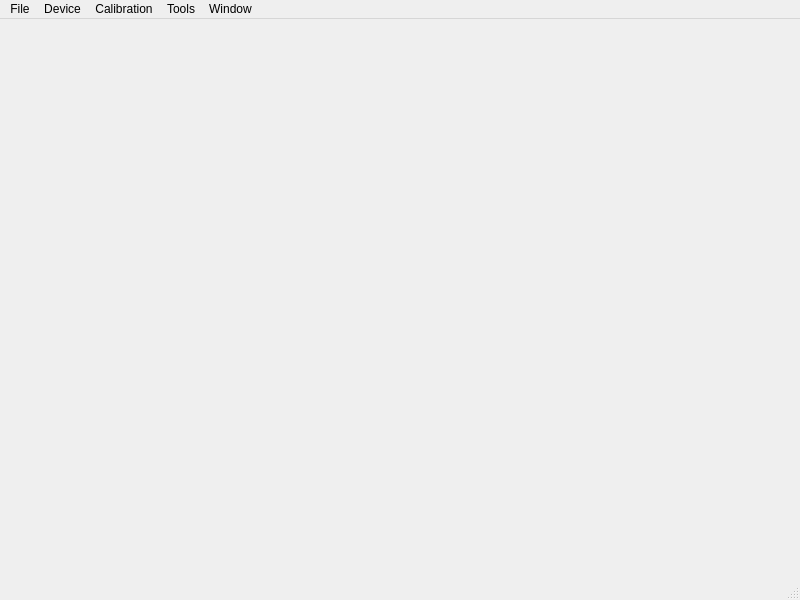
<?xml version="1.0" encoding="UTF-8"?>
<ui version="4.0">
 <class>MainWindow</class>
 <widget class="QMainWindow" name="MainWindow">
  <property name="geometry">
   <rect>
    <x>0</x>
    <y>0</y>
    <width>800</width>
    <height>600</height>
   </rect>
  </property>
  <property name="windowTitle">
   <string>MainWindow</string>
  </property>
  <widget class="QWidget" name="centralwidget"/>
  <widget class="QMenuBar" name="menubar">
   <property name="geometry">
    <rect>
     <x>0</x>
     <y>0</y>
     <width>800</width>
     <height>22</height>
    </rect>
   </property>
   <widget class="QMenu" name="menuFile">
    <property name="title">
     <string>File</string>
    </property>
    <addaction name="actionQuit"/>
   </widget>
   <widget class="QMenu" name="menuDevice">
    <property name="title">
     <string>Device</string>
    </property>
    <widget class="QMenu" name="menuConnect_to">
     <property name="enabled">
      <bool>false</bool>
     </property>
     <property name="title">
      <string>Connect to</string>
     </property>
     <addaction name="actionDummy"/>
    </widget>
    <addaction name="actionUpdate_Device_List"/>
    <addaction name="menuConnect_to"/>
    <addaction name="actionDisconnect"/>
    <addaction name="separator"/>
    <addaction name="actionManual_Control"/>
   </widget>
   <widget class="QMenu" name="menuTools">
    <property name="title">
     <string>Tools</string>
    </property>
    <addaction name="actionImpedance_Matching"/>
   </widget>
   <widget class="QMenu" name="menuWindow">
    <property name="title">
     <string>Window</string>
    </property>
    <widget class="QMenu" name="menuDocks">
     <property name="title">
      <string>Docks</string>
     </property>
     <addaction name="actionDummy_2"/>
    </widget>
    <widget class="QMenu" name="menuToolbars">
     <property name="title">
      <string>Toolbars</string>
     </property>
     <addaction name="actionDummy_3"/>
    </widget>
    <addaction name="menuDocks"/>
    <addaction name="menuToolbars"/>
   </widget>
   <widget class="QMenu" name="menuCalibration">
    <property name="title">
     <string>Calibration</string>
    </property>
    <addaction name="actionCalDisabled"/>
    <addaction name="separator"/>
    <addaction name="actionTracedata"/>
    <addaction name="actionImport_error_terms_as_traces"/>
    <addaction name="actionEdit_Calibration_Kit"/>
   </widget>
   <addaction name="menuFile"/>
   <addaction name="menuDevice"/>
   <addaction name="menuCalibration"/>
   <addaction name="menuTools"/>
   <addaction name="menuWindow"/>
  </widget>
  <widget class="QStatusBar" name="statusbar"/>
  <action name="actionQuit">
   <property name="icon">
    <iconset theme="application-exit">
     <normaloff>.</normaloff>.</iconset>
   </property>
   <property name="text">
    <string>Quit</string>
   </property>
  </action>
  <action name="actionUpdate_Device_List">
   <property name="enabled">
    <bool>true</bool>
   </property>
   <property name="icon">
    <iconset theme="view-refresh">
     <normaloff>.</normaloff>.</iconset>
   </property>
   <property name="text">
    <string>Update Device List</string>
   </property>
  </action>
  <action name="actionDisconnect">
   <property name="enabled">
    <bool>false</bool>
   </property>
   <property name="text">
    <string>Disconnect</string>
   </property>
  </action>
  <action name="actionDummy">
   <property name="text">
    <string>Dummy</string>
   </property>
  </action>
  <action name="actionImpedance_Matching">
   <property name="text">
    <string>Impedance Matching</string>
   </property>
  </action>
  <action name="actionManual_Control">
   <property name="enabled">
    <bool>false</bool>
   </property>
   <property name="text">
    <string>Manual Control</string>
   </property>
  </action>
  <action name="actionDummy_2">
   <property name="text">
    <string>Dummy</string>
   </property>
  </action>
  <action name="actionDummy_3">
   <property name="text">
    <string>Dummy</string>
   </property>
  </action>
  <action name="actionCalDisabled">
   <property name="checkable">
    <bool>true</bool>
   </property>
   <property name="text">
    <string>Disabled</string>
   </property>
  </action>
  <action name="actionTracedata">
   <property name="text">
    <string>Calibration Data</string>
   </property>
  </action>
  <action name="actionEdit_Calibration_Kit">
   <property name="text">
    <string>Edit Calibration Kit</string>
   </property>
  </action>
  <action name="actionImport_error_terms_as_traces">
   <property name="enabled">
    <bool>false</bool>
   </property>
   <property name="text">
    <string>Import error terms as traces</string>
   </property>
  </action>
 </widget>
 <resources/>
 <connections/>
</ui>
